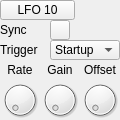
<?xml version="1.0" encoding="UTF-8"?>
<ui version="4.0">
 <class>LfoComponent</class>
 <widget class="QWidget" name="LfoComponent">
  <property name="geometry">
   <rect>
    <x>0</x>
    <y>0</y>
    <width>120</width>
    <height>120</height>
   </rect>
  </property>
  <property name="windowTitle">
   <string>LfoComponent</string>
  </property>
  <widget class="QPushButton" name="activation_button">
   <property name="geometry">
    <rect>
     <x>0</x>
     <y>0</y>
     <width>75</width>
     <height>20</height>
    </rect>
   </property>
   <property name="text">
    <string>LFO 10</string>
   </property>
   <property name="checkable">
    <bool>true</bool>
   </property>
  </widget>
  <widget class="QComboBox" name="trigger_comboBox">
   <property name="geometry">
    <rect>
     <x>50</x>
     <y>40</y>
     <width>70</width>
     <height>20</height>
    </rect>
   </property>
   <item>
    <property name="text">
     <string>Startup</string>
    </property>
   </item>
   <item>
    <property name="text">
     <string>On note</string>
    </property>
   </item>
   <item>
    <property name="text">
     <string>All notes</string>
    </property>
   </item>
  </widget>
  <widget class="QDial" name="gain_dial">
   <property name="geometry">
    <rect>
     <x>40</x>
     <y>80</y>
     <width>40</width>
     <height>40</height>
    </rect>
   </property>
   <property name="accessibleName">
    <string>Pan</string>
   </property>
   <property name="locale">
    <locale language="English" country="UnitedStates"/>
   </property>
   <property name="invertedAppearance">
    <bool>false</bool>
   </property>
   <property name="invertedControls">
    <bool>false</bool>
   </property>
  </widget>
  <widget class="QDial" name="rate_dial">
   <property name="geometry">
    <rect>
     <x>0</x>
     <y>80</y>
     <width>40</width>
     <height>40</height>
    </rect>
   </property>
   <property name="accessibleName">
    <string>Pitch</string>
   </property>
   <property name="locale">
    <locale language="English" country="UnitedStates"/>
   </property>
   <property name="invertedAppearance">
    <bool>false</bool>
   </property>
   <property name="invertedControls">
    <bool>false</bool>
   </property>
  </widget>
  <widget class="QLabel" name="rate_label">
   <property name="geometry">
    <rect>
     <x>0</x>
     <y>60</y>
     <width>40</width>
     <height>20</height>
    </rect>
   </property>
   <property name="text">
    <string>Rate</string>
   </property>
   <property name="scaledContents">
    <bool>false</bool>
   </property>
   <property name="alignment">
    <set>Qt::AlignCenter</set>
   </property>
  </widget>
  <widget class="QLabel" name="offset_label">
   <property name="geometry">
    <rect>
     <x>80</x>
     <y>60</y>
     <width>40</width>
     <height>20</height>
    </rect>
   </property>
   <property name="text">
    <string>Offset</string>
   </property>
   <property name="alignment">
    <set>Qt::AlignCenter</set>
   </property>
  </widget>
  <widget class="QDial" name="offset_dial">
   <property name="geometry">
    <rect>
     <x>80</x>
     <y>80</y>
     <width>40</width>
     <height>40</height>
    </rect>
   </property>
   <property name="accessibleName">
    <string>Vol</string>
   </property>
   <property name="locale">
    <locale language="English" country="UnitedStates"/>
   </property>
   <property name="invertedAppearance">
    <bool>false</bool>
   </property>
   <property name="invertedControls">
    <bool>false</bool>
   </property>
  </widget>
  <widget class="QLabel" name="gain_label">
   <property name="geometry">
    <rect>
     <x>40</x>
     <y>60</y>
     <width>40</width>
     <height>20</height>
    </rect>
   </property>
   <property name="text">
    <string>Gain</string>
   </property>
   <property name="alignment">
    <set>Qt::AlignCenter</set>
   </property>
  </widget>
  <widget class="QPushButton" name="sync_pushButton">
   <property name="geometry">
    <rect>
     <x>50</x>
     <y>20</y>
     <width>20</width>
     <height>20</height>
    </rect>
   </property>
   <property name="text">
    <string/>
   </property>
   <property name="checkable">
    <bool>true</bool>
   </property>
  </widget>
  <widget class="QLabel" name="sync_label">
   <property name="geometry">
    <rect>
     <x>0</x>
     <y>20</y>
     <width>40</width>
     <height>20</height>
    </rect>
   </property>
   <property name="text">
    <string>Sync</string>
   </property>
  </widget>
  <widget class="QLabel" name="trigger_label">
   <property name="geometry">
    <rect>
     <x>0</x>
     <y>40</y>
     <width>40</width>
     <height>20</height>
    </rect>
   </property>
   <property name="text">
    <string>Trigger</string>
   </property>
  </widget>
 </widget>
 <layoutdefault spacing="6" margin="11"/>
 <resources/>
 <connections/>
</ui>
